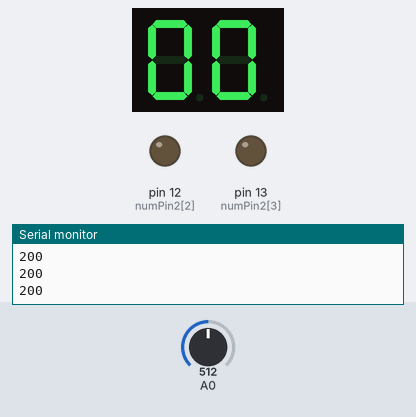
The sketch below on a simulated Arduino Uno, built with avr-gcc and run on an emulated ATmega328P. Shown: 2-digit seven-segment display, output pins drawn as LEDs (lit = HIGH), the last lines printed to the serial monitor. Wiring (inferred from the names in the program): 2-digit 7-segment display, segments lit when HIGH: segments pin 8, pin 9, pin 3, pin 4, pin 5, pin 7, pin 6, pin 2; digit selects pin 10, pin 11. Inputs (shaded band) come from the test bench; at power-on: A0 = 512. The segment pins are drawn as the display they are named for; pins used as bus, display or sensor lines are not drawn.

Above: at 1.2 s.
1.3 s: A0 set to 511
At 2.9 s:
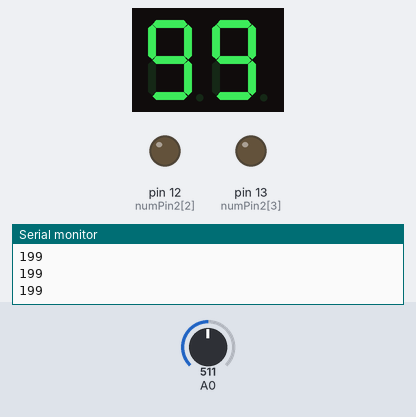
4.3 s: A0 set to 716
7.3 s: A0 set to 717
At 8.4 s:
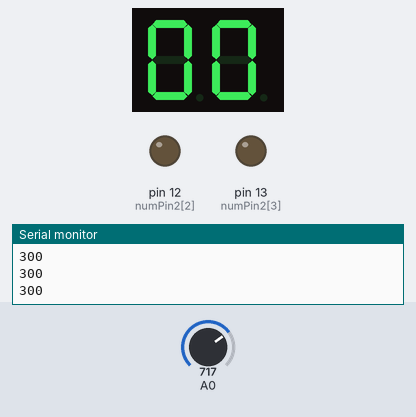
10.3 s: A0 set to 306
At 11.1 s:
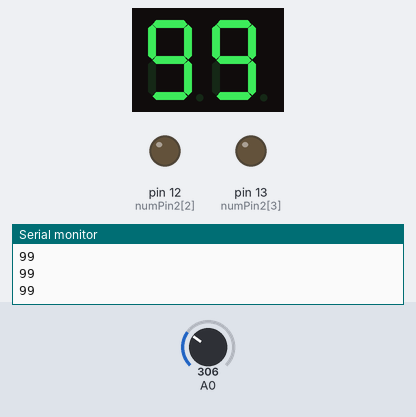
13.3 s: A0 set to 90
At 14.4 s:
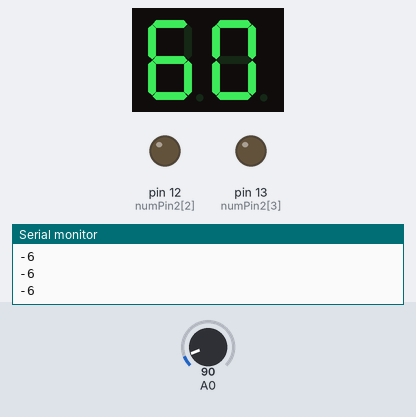
16.3 s: A0 set to 83
At 16.8 s:
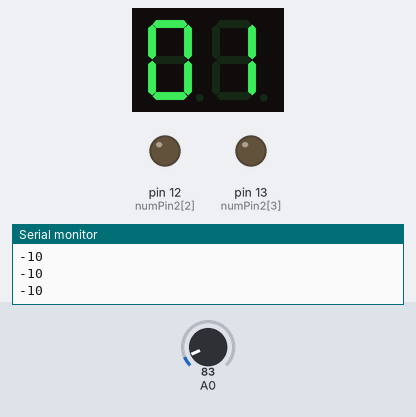
Timing chart, 0 to 19.3 s (numbered marks = the images above; inputs shaded):
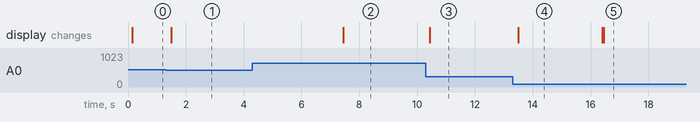

Measured:
- after the input at 1.3 s, the display: changes after 0.19 s (image 1)
- after the input at 7.3 s, the display: changes after 0.15 s (image 2)
- after the input at 10.3 s, the display: changes after 0.13 s (image 3)
- after the input at 13.3 s, the display: changes after 0.19 s (image 4)
- after the input at 16.3 s, the display: first changes after 0.11 s (image 5 shows a later state)

The sketch:

___________________.ino
```cpp
int numPin1[] = {8,9,3,4,5,7,6,2};
int totalPin1 = 8;
int numPin2[] = {10,11,12,13};
int totalPin2 = 4;

void  setup() {
  for(int i =0;i<totalPin1;i++){
   pinMode(numPin1[i],OUTPUT);
  }
   for(int i =0;i<totalPin2;i++){
   pinMode(numPin2[i],OUTPUT);
  }
  pinMode(A0,INPUT);
  Serial.begin(9600);
}

void loop() {

   int temp = map(analogRead(A0),20,358,-40,125);

   int seg1= temp%10;

   int seg2=(temp/10)%10;

   int getValue = (temp > 100 ? 1:0);

   getValue = temp<0? -1:getValue;
   Serial.println(temp);

   int value[] = {0,abs(seg1),abs(seg2),getValue};
   for(int i =0;i<totalPin2;i++){
     LED(numPin2[i],value[i]);
   }
 }

void LED(int x,int y){
  switch(x){
   case 10:
      digitalWrite(10, 1); //Common
      digitalWrite(11, 1); //Common
     break;
    case 11:
      digitalWrite(10, 0); //Common
      digitalWrite(11, 1); //Common
     break;
     case 12:
      digitalWrite(10, 1); //Common
      digitalWrite(11, 0); //Common
     break;
     case 13:
      digitalWrite(10, 1); //Common
      digitalWrite(11, 1); //Common
        break;
  }

   switch(y){
    case 0:
      digitalWrite(8, 1); //A
      digitalWrite(9, 1); //B
      digitalWrite(3, 1); //C
      digitalWrite(4, 1); //D
      digitalWrite(5, 1); //E
      digitalWrite(7, 1); //F
      digitalWrite(6, 0); //G
      break;
    case 1:
      digitalWrite(8, 0); //A
      digitalWrite(9, 1); //B
      digitalWrite(3, 1); //C
      digitalWrite(4, 0); //D
      digitalWrite(5, 0); //E
      digitalWrite(7, 0); //F
      digitalWrite(6, 0); //G
      break;
    case 2:
      digitalWrite(8, 1); //A
      digitalWrite(9, 1); //B
      digitalWrite(3, 0); //C
      digitalWrite(4, 1); //D
      digitalWrite(5, 1); //E
      digitalWrite(7, 0); //F
      digitalWrite(6, 1); //G
      break;
    case 3:
      digitalWrite(8, 1); //A
      digitalWrite(9, 1); //B
      digitalWrite(3, 1); //C
      digitalWrite(4, 1); //D
      digitalWrite(5, 0); //E
      digitalWrite(7, 0); //F
      digitalWrite(6, 1); //G
      break;
    case 4:
      digitalWrite(8, 0); //A
      digitalWrite(9, 1); //B
      digitalWrite(3, 1); //C
      digitalWrite(4, 0); //D
      digitalWrite(5, 0); //E
      digitalWrite(7, 1); //F
      digitalWrite(6, 1); //G
      break;
    case 5:
      digitalWrite(8, 1); //A
      digitalWrite(9, 0); //B
      digitalWrite(3, 1); //C
      digitalWrite(4, 1); //D
      digitalWrite(5, 0); //E
      digitalWrite(7, 1); //F
      digitalWrite(6, 1); //G
      break;
    case 6:
      digitalWrite(8, 1); //A
      digitalWrite(9, 0); //B
      digitalWrite(3, 1); //C
      digitalWrite(4, 1); //D
      digitalWrite(5, 1); //E
      digitalWrite(7, 1); //F
      digitalWrite(6, 1); //G
      break;
    case 7:
      digitalWrite(8, 1); //A
      digitalWrite(9, 1); //B
      digitalWrite(3, 1); //C
      digitalWrite(4, 0); //D
      digitalWrite(5, 0); //E
      digitalWrite(7, 0); //F
      digitalWrite(6, 0); //G
      break;
    case 8:
      digitalWrite(8, 1); //A
      digitalWrite(9, 1); //B
      digitalWrite(3, 1); //C
      digitalWrite(4, 1); //D
      digitalWrite(5, 1); //E
      digitalWrite(7, 1); //F
      digitalWrite(6, 1); //G
      break;
    case 9:
      digitalWrite(8, 1); //A
      digitalWrite(9, 1); //B
      digitalWrite(3, 1); //C
      digitalWrite(4, 1); //D
      digitalWrite(5, 0); //E
      digitalWrite(7, 1); //F
      digitalWrite(6, 1); //G
      break;
  }
  delay(20);
}
```
